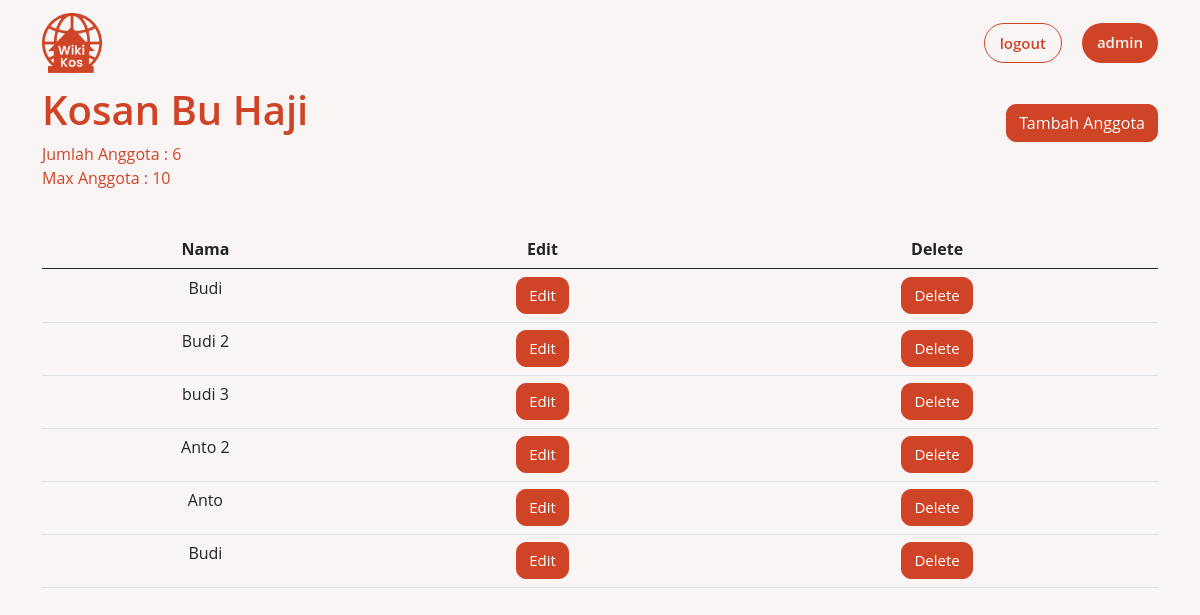
Screenshot of /dashboard.php?p=anggota-kos&id-kos=49 (signed in) with the database file from the repository.
### tables this page shows
CREATE TABLE `kosan` (
  `id_kosan` int(11) NOT NULL,
  `nama_kosan` varchar(100) NOT NULL,
  `tipe_kos` varchar(10) NOT NULL,
  `ukuran` varchar(10) NOT NULL,
  `harga` int(100) NOT NULL,
  `kapasitas` int(11) NOT NULL,
  `nama_jalan` varchar(100) NOT NULL,
  `kecamatan` varchar(100) NOT NULL,
  `kota` int(11) NOT NULL,
  `deskripsi` varchar(100) NOT NULL,
  `status` int(11) NOT NULL DEFAULT 0,
  `id_user` int(11) NOT NULL
);

CREATE TABLE `anggota_kos` (
  `id_anggota` int(11) NOT NULL,
  `nama_anggota` varchar(100) NOT NULL,
  `id_kosan` int(11) NOT NULL
);

### class/class.Kos.php (called while the page is built, shortened)
<?php
class Kos extends Connection2
{
    private $idKos;
    public function __get($atribute)
    {
        if (property_exists($this, $atribute)) {
            return $this->$atribute;
        }
    }
    public function getKosanData()
    {
        $sql = "SELECT * FROM kosan ks INNER JOIN Kota k ON ks.kota = k.id_kota WHERE ks.id_kosan = :id_kosan";
        $stmt = $this->conn->prepare($sql);
        $stmt->bindParam(':id_kosan', $this->idKos);
        $stmt->execute();
        $count = $stmt->rowCount();
        if ($count == 1) {
            $result   = $stmt->fetch(PDO::FETCH_ASSOC);
            $this->idKos = $result['id_kosan'];
            $this->namaKos = $result['nama_kosan'];
            $this->kapasitas = $result['kapasitas'];
        }
    }
    public function getAllAnggota()
    {
        require_once("./class/class.Anggota_Kosan.php");
        $sql = "SELECT * FROM anggota_kos WHERE id_kosan = :id_kosan";
        $stmt = $this->conn->prepare($sql);
        $stmt->bindParam(':id_kosan', $this->idKos);
        $stmt->execute();
        $count = $stmt->rowCount();
        $cnt = 0;
        if ($count > 0) {
            while ($result = $stmt->fetch(PDO::FETCH_ASSOC)) {
                $anggotaKos = new Anggota_Kosan();
                $anggotaKos->idAnggota = $result['id_anggota'];
                $anggotaKos->Nama = $result['nama_anggota'];
                $anggotaKos->idKosan = $result['id_kosan'];
                $arrResult[$cnt] = $anggotaKos;
                $cnt++;
            }
            return $arrResult;
        }
        else {
            return $arrResult = "kosong";
        }
    }
}

### inc.connection2.php (called while the page is built, shortened)
<?php
class Connection2
{
    private $servername = "localhost";
    private $username = "root";
    private $password = "";
    private $dbname = "wikikos_db";
    function connect()
    {
        $this->conn = new PDO("mysql:host=$this->servername;dbname=$this->dbname", $this->username, $this->password);
    }
}

### class/class.Anggota_Kosan.php (called while the page is built, shortened)
<?php
class Anggota_Kosan extends Connection2
{
    public function __get($atribute)
    {
        if (property_exists($this, $atribute)) {
            return $this->$atribute;
        }
    }
}

### pages/anggota-kos.php (the view, shortened to what this page needs)
<?php
require_once("./class/class.Kos.php");
$idKos = $_GET['id-kos'];
$kos = new Kos();
$kos->idKos = $idKos;
$kos->getKosanData();
$allAnggota = $kos->getAllAnggota();
$count = 0;
if ($allAnggota == "kosong") {
    $count = 0;
} else {
    $count = count($allAnggota);
}
?>
<div class="container" id="anggota">
    <div class="info1">
        <div class="info1-a">
            <h1><?php echo ucwords($kos->namaKos); ?></h1>
            <p><?php echo "Jumlah Anggota : $count" ?></p>
            <p><?php echo "Max Anggota : $kos->kapasitas" ?></p>
        </div>
        <?php
        if ($kos->kapasitas == $count) {
            echo "<a class='btn btn-primary' id='a2'>Anggota Penuh</a>";
        } else {
            echo '<a class="btn btn-primary" id="muncul-anggota-modal">Tambah Anggota</a>';
        }
        ?>
    </div>
    <table class="table" id="data-anggota">
        <thead>
            <tr>
                <th scope="col">Nama</th>
                <th scope="col">Edit</th>
                <th scope="col">Delete</th>
            </tr>
        </thead>
        <tbody>
            <?php
            if (!$count == 0) {
                foreach ($allAnggota as $dataAnggota) {
                    echo "<tr>";
                    echo "<td>" . $dataAnggota->Nama . "</td>";
                    echo "<td><a type='button' class='btn btn-primary btn-xs' id='muncul-edit-anggota-modal' onclick='editData(" . $dataAnggota->idAnggota .  ", \"" . $dataAnggota->Nama . "\");'>Edit</a></td>";
                    echo "<td><a type='button' class='btn btn-primary btn-xs' onclick='confirmData($dataAnggota->idAnggota, $kos->idKos)'>Delete</a></td>";
                    echo "<tr>";
                }
            }
            ?>
        </tbody>
    </table>
</div>

### style.css (style rules this page uses)
:root { --orange_black : #8f301d; --orange: #cf4427; --background: #f9f5f4; --brown: #ebe2c3; }
body { background-color: var(--background); font-family: "Open Sans", sans-serif; }
#anggota .info1 { display: flex; justify-content: space-between; }
#anggota .info1 h1 { font-weight: 600; color: var(--orange); }
#anggota .info1 p { color: var(--orange); margin-bottom: 0px; }
#anggota .info1 a { margin-bottom: 15px; background: var(--orange); border-radius: 10px; border: 1px solid var(--orange); margin-top: 10px; margin-bottom: 40px; height: fit-content; align-self: center; }
#anggota #data-anggota { margin-top: 40px; text-align: center; }
#anggota #data-anggota a { background: var(--orange); border-radius: 10px; font-size: 15px; border: 1px solid var(--orange); align-self: center; }

### rows the page displays
kosan: nama_kosan "Kosan Bu Haji", kapasitas "10"
anggota_kos: nama_anggota "Budi"
anggota_kos: nama_anggota "Budi 2"
anggota_kos: nama_anggota "budi 3"
anggota_kos: nama_anggota "Anto 2"
anggota_kos: nama_anggota "Anto"
anggota_kos: nama_anggota "Budi"

### other values shown
$username "admin"
$count "6"
